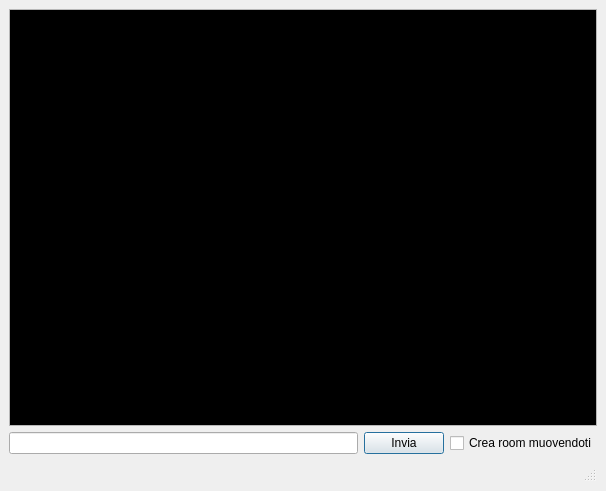
<?xml version="1.0" encoding="UTF-8"?>
<ui version="4.0">
 <class>GuiTester</class>
 <widget class="QDialog" name="GuiTester">
  <property name="geometry">
   <rect>
    <x>0</x>
    <y>0</y>
    <width>606</width>
    <height>491</height>
   </rect>
  </property>
  <property name="windowTitle">
   <string>Ts Kreator  - Tester</string>
  </property>
  <layout class="QVBoxLayout">
   <property name="spacing">
    <number>6</number>
   </property>
   <property name="margin">
    <number>9</number>
   </property>
   <item>
    <widget class="QTextBrowser" name="textBrowser">
     <property name="palette">
      <palette>
       <active>
        <colorrole role="Text">
         <brush brushstyle="SolidPattern">
          <color alpha="255">
           <red>255</red>
           <green>255</green>
           <blue>255</blue>
          </color>
         </brush>
        </colorrole>
        <colorrole role="Base">
         <brush brushstyle="SolidPattern">
          <color alpha="255">
           <red>0</red>
           <green>0</green>
           <blue>0</blue>
          </color>
         </brush>
        </colorrole>
        <colorrole role="Highlight">
         <brush brushstyle="SolidPattern">
          <color alpha="255">
           <red>255</red>
           <green>255</green>
           <blue>255</blue>
          </color>
         </brush>
        </colorrole>
        <colorrole role="HighlightedText">
         <brush brushstyle="SolidPattern">
          <color alpha="255">
           <red>0</red>
           <green>0</green>
           <blue>0</blue>
          </color>
         </brush>
        </colorrole>
       </active>
       <inactive>
        <colorrole role="Text">
         <brush brushstyle="SolidPattern">
          <color alpha="255">
           <red>255</red>
           <green>255</green>
           <blue>255</blue>
          </color>
         </brush>
        </colorrole>
        <colorrole role="Base">
         <brush brushstyle="SolidPattern">
          <color alpha="255">
           <red>0</red>
           <green>0</green>
           <blue>0</blue>
          </color>
         </brush>
        </colorrole>
        <colorrole role="Highlight">
         <brush brushstyle="SolidPattern">
          <color alpha="255">
           <red>255</red>
           <green>255</green>
           <blue>255</blue>
          </color>
         </brush>
        </colorrole>
        <colorrole role="HighlightedText">
         <brush brushstyle="SolidPattern">
          <color alpha="255">
           <red>0</red>
           <green>0</green>
           <blue>0</blue>
          </color>
         </brush>
        </colorrole>
       </inactive>
       <disabled>
        <colorrole role="Text">
         <brush brushstyle="SolidPattern">
          <color alpha="255">
           <red>255</red>
           <green>255</green>
           <blue>255</blue>
          </color>
         </brush>
        </colorrole>
        <colorrole role="Base">
         <brush brushstyle="SolidPattern">
          <color alpha="255">
           <red>231</red>
           <green>231</green>
           <blue>230</blue>
          </color>
         </brush>
        </colorrole>
        <colorrole role="Highlight">
         <brush brushstyle="SolidPattern">
          <color alpha="255">
           <red>68</red>
           <green>68</green>
           <blue>67</blue>
          </color>
         </brush>
        </colorrole>
        <colorrole role="HighlightedText">
         <brush brushstyle="SolidPattern">
          <color alpha="255">
           <red>0</red>
           <green>0</green>
           <blue>0</blue>
          </color>
         </brush>
        </colorrole>
       </disabled>
      </palette>
     </property>
     <property name="html">
      <string>&lt;!DOCTYPE HTML PUBLIC &quot;-//W3C//DTD HTML 4.0//EN&quot; &quot;http://www.w3.org/TR/REC-html40/strict.dtd&quot;&gt;
&lt;html&gt;&lt;head&gt;&lt;meta name=&quot;qrichtext&quot; content=&quot;1&quot; /&gt;&lt;style type=&quot;text/css&quot;&gt;
p, li { white-space: pre-wrap; }
&lt;/style&gt;&lt;/head&gt;&lt;body style=&quot; font-family:'MS Shell Dlg 2'; font-size:8.25pt; font-weight:400; font-style:normal;&quot;&gt;
&lt;p style=&quot;-qt-paragraph-type:empty; margin-top:0px; margin-bottom:0px; margin-left:0px; margin-right:0px; -qt-block-indent:0; text-indent:0px; font-family:'MS'; font-size:8pt;&quot;&gt;&lt;/p&gt;&lt;/body&gt;&lt;/html&gt;</string>
     </property>
    </widget>
   </item>
   <item>
    <layout class="QHBoxLayout">
     <property name="spacing">
      <number>6</number>
     </property>
     <property name="margin">
      <number>0</number>
     </property>
     <item>
      <widget class="QLineEdit" name="le_Input">
       <property name="sizePolicy">
        <sizepolicy hsizetype="Expanding" vsizetype="Fixed">
         <horstretch>0</horstretch>
         <verstretch>0</verstretch>
        </sizepolicy>
       </property>
      </widget>
     </item>
     <item>
      <widget class="QPushButton" name="pb_Invia">
       <property name="sizePolicy">
        <sizepolicy hsizetype="Fixed" vsizetype="Fixed">
         <horstretch>0</horstretch>
         <verstretch>0</verstretch>
        </sizepolicy>
       </property>
       <property name="text">
        <string>Invia</string>
       </property>
      </widget>
     </item>
     <item>
      <widget class="QCheckBox" name="chkCreateRooms">
       <property name="text">
        <string>Crea room muovendoti</string>
       </property>
      </widget>
     </item>
    </layout>
   </item>
   <item>
    <widget class="QStatusBar" name="statusbar"/>
   </item>
  </layout>
 </widget>
 <resources/>
 <connections/>
</ui>
